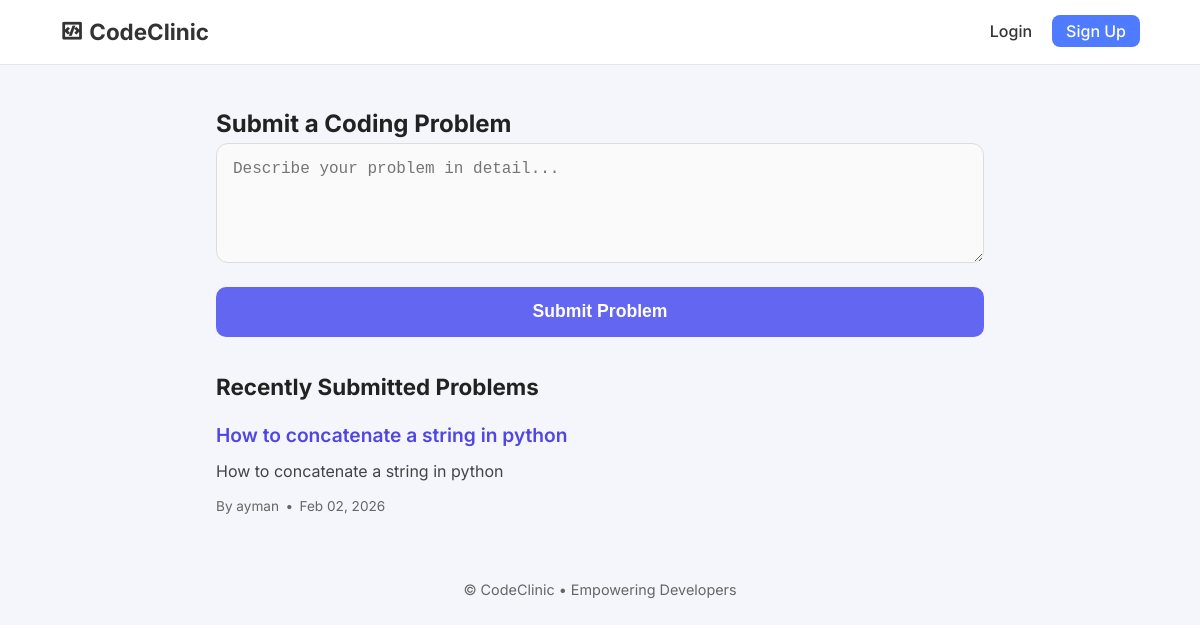
The page / on the database its author committed.
### main/models.py (models this page shows, shortened)
class Problem(models.Model):
    description = models.TextField()
    user = models.ForeignKey(User, on_delete=models.CASCADE)
    topic = models.CharField(max_length=100, blank=True, null=True)
    created_at = models.DateTimeField(auto_now_add=True)

### main/views.py (the view)
# urls.py: 2. Add a URL to urlpatterns:  path('', views.home, name='home')
def home(request):
    problems = Problem.objects.all().order_by("-created_at")
    return render(request, "index.html", {"problems": problems})

### main/templates/index.html (shortened to what this page needs)
{% extends 'base.html' %}
{% block content %}
<div class="home-container">
    <div class="card submit-card">
        <h2>Submit a Coding Problem</h2>
        <form method="POST" class="problem-form" action="{% url 'submit' %}">
            <textarea name="description" placeholder="Describe your problem in detail..." required></textarea>
            <button type="submit">Submit Problem</button>
        </form>
    </div>
    <h3 class="section-title">Recently Submitted Problems</h3>
    {% for problem in problems %}
        <div class="card problem-card">
            <h4>
                <a href="{% url 'problem_detail' problem.id %}">
                    {{ problem.description|truncatechars:60 }}
                </a>
            </h4>
            <p>{{ problem.description|truncatechars:200 }}</p>
            <div class="meta">
                <span>By {{ problem.user.username }}</span>
                <span>•</span>
                <span>{{ problem.created_at|date:"M d, Y" }}</span>
            </div>
        </div>
    {% empty %}
        <p class="no-items">No problems submitted yet.</p>
    {% endfor %}
</div>
{% endblock %}

### main/static/css/style.css (style rules this page uses)
* { margin: 0; padding: 0; box-sizing: border-box; }
body { font-family: 'Inter', sans-serif; background: #f4f6fb; color: #222; line-height: 1.6; }
.home-container { max-width: 800px; margin: 2rem auto; padding: 0 1rem; }
.section-title { margin: 2rem 0 1rem; font-size: 1.4rem; font-weight: 700; }
.submit-card textarea { width: 100%; min-height: 120px; padding: 1rem; border: 1px solid #dcdcdc; border-radius: 12px; background: #fafafa; resize: vertical; font-size: 1rem; transition: 0.2s ease; }
.problem-form button { width: 100%; margin-top: 1rem; padding: 0.9rem; border: none; border-radius: 10px; background: #6366f1; color: white; font-size: 1.1rem; font-weight: 600; cursor: pointer; transition: 0.2s ease; }
.problem-card h4 a { font-size: 1.2rem; font-weight: 600; color: #4f46e5; text-decoration: none; }
.problem-card p { margin-top: 0.5rem; color: #444; line-height: 1.5; }
.meta { margin-top: 0.8rem; font-size: 0.85rem; color: #666; display: flex; gap: 0.4rem; }

### rows shown on the page
Problem: description "How to concatenate a string in python", user.username "ayman", created_at "Feb 02, 2026"
